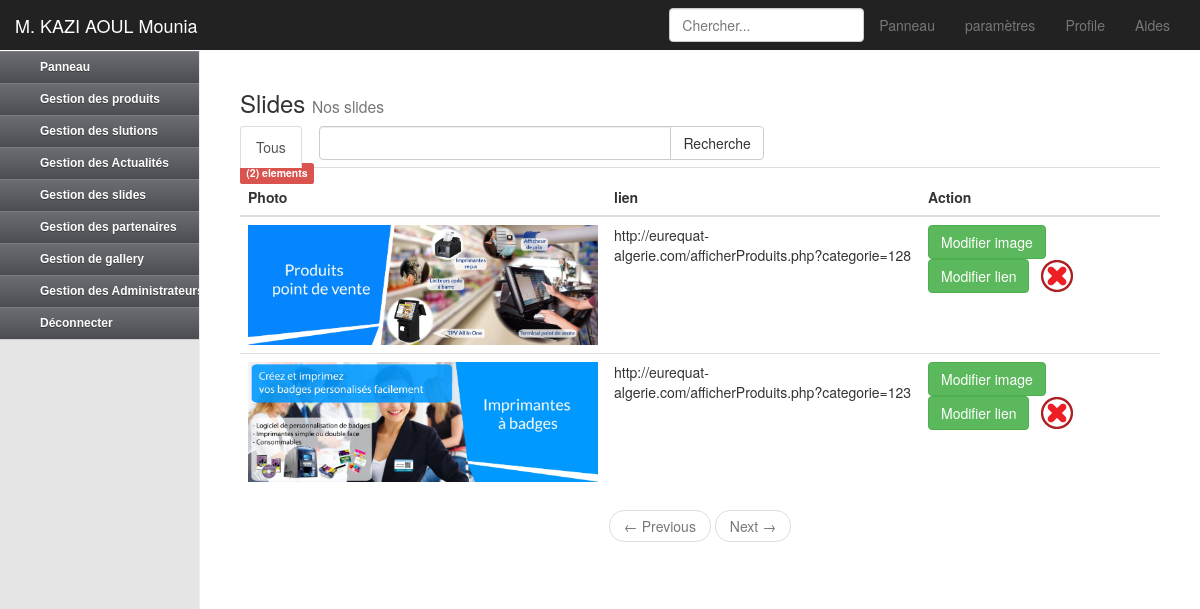
The page /admin/afficherSlide.php (signed in) on the database its author committed.
### tables this page shows
CREATE TABLE IF NOT EXISTS `slide` (
  `id_slide` int(11) NOT NULL AUTO_INCREMENT,
  `image_slide` varchar(100) NOT NULL,
  `lien_slide` varchar(100) NOT NULL,
  `date_slide` timestamp NOT NULL DEFAULT CURRENT_TIMESTAMP ON UPDATE CURRENT_TIMESTAMP,
  PRIMARY KEY (`id_slide`)
);

### admin/afficherSlide.php (the view, shortened to what this page needs)
<?php
if(isset($_POST['recherche']))
{
$g=$_POST['testeRecherche'];
}
elseif(isset($_GET['g'])) $g=$_GET['g'];
else $g="KFTM0CF1K";
if(isset($_GET['o'])) $p=$_GET['o'];
else $p=0;
?>
   <div class="text-left" href="#slide">
	<h3>Slides <small>Nos slides</small></h3>
	<ul class="nav nav-tabs" role="tablist">
			<li class="<?php  if ($g=="KFTM0CF1K") echo "active"; else echo " "; ?>"><a href="afficherSlide.php?g=KFTM0CF1K#slide">Tous</a></li>
			  <form action="afficherSlide.php#slide" method="POST">
				<div class="row">
				<div class="col-lg-6">
				<div class="input-group">
				  <input type="text" name="testeRecherche" class="form-control" value="<?php if(isset($_POST['testeRecherche'])) echo $_POST['testeRecherche']; else echo ""; ?>">
				  <span class="input-group-btn">
					<input type="submit" class="btn btn-default" name="recherche" value="Recherche">
				  </span>
				</div>
				</div>
				</div>
			 </form>
	</ul>
	<table class="table table-hover">
		<thead>
			<tr>
				<th class="">Photo</th>
				<th class="">lien</th>
				<th class="" style="width: 240px;">Action</th>
			</tr>
		</thead>
		<tbody>
		<?php
		if($g=="KFTM0CF1K")
		{
		$f=4;
		$getNbrSlide = mysql_query("SELECT * FROM slide ") or die(mysql_error());
		$getSlide = mysql_query("SELECT * FROM slide ORDER BY date_slide DESC LIMIT $p, $f " ) or die(mysql_error());
		$nombreResultat=mysql_num_rows($getNbrSlide);
		}
		else
		{
		$f=4;
		$getNbrSlide = mysql_query("SELECT * FROM slide WHERE lien_slide LIKE '%".$g."%' ") or die(mysql_error());
		$getSlide = mysql_query("SELECT * FROM slide WHERE lien_slide  LIKE '%".$g."%'  ORDER BY date_slide DESC LIMIT $p, $f") or die(mysql_error());
		$nombreResultat=mysql_num_rows($getNbrSlide);
		}
			while($slide= mysql_fetch_array($getSlide))
			{
				$IDSlide = $slide['id_slide'];
				$imageSlide = $slide['image_slide'];
				$lienSlide = $slide['lien_slide'];
		?>
		<form action="afficherSlide.php?g=<?php echo $g; ?>&o=<?php echo $p; ?>#slide" method="POST" >
		<tr>
			<td><img  src="../image/slider/<?php echo $imageSlide;?>" width="350px;" height="120;"></td>
			<td><?php echo $lienSlide;?></td>
			<td>
				<button type="button" class="btn btn-success" onclick="window.location.replace('modifierPhotoSlide.php?monpro=<?php echo $IDSlide; ?>#slide');" >Modifier image</button> &nbsp;
				<button type="button" class="btn btn-success" onclick="$('#mod<?php echo $IDSlide; ?>').toggle('slow');">Modifier lien</button> &nbsp;
				<img  src="images/del.png" onclick="$('#sup<?php echo $IDSlide; ?>').toggle('slow');" style="cursor: pointer;" />
			</td>
		</tr>
		</form>
		<?php
			}
			if($p==0) $classPager="disabled"; else $classPager=""  ;
			if($p+4>$nombreResultat-1) $classPager1="disabled"; else $classPager1=""  ;
		?>
		<span class="label label-danger">(<?php echo $nombreResultat?>) elements</span>
		</tbody>
	</table>
<nav>
  <ul class="pager">
    <li class="<?php echo $classPager;?>"><a href="afficherSlide.php?g=<?php echo $g?>&o=<?php $o=$p-4; if ($o<0) {$o=0; echo $o;} else echo $o;?>#slide" ><span aria-hidden="true">&larr;</span> Previous</a></li>
    <li class="<?php echo $classPager1;?>"><a href="afficherSlide.php?g=<?php echo $g?>&o=<?php $o=$p+4; if ($o >$nombreResultat-1) {$o=$p; echo $o;} else echo $o;?>#slide">Next <span aria-hidden="true">&rarr;</span></a></li>
  </ul>
</nav>
</div>
<?php include('footer.php'); ?>

### admin/css/dashboard.css (style rules this page uses)
body { padding-top: 50px; }

### admin/css/supplement.css (style rules this page uses)
body { background:url(img/bg.png) repeat;width:1200px;margin:0 auto }

### rows shown on the page
slide: image_slide (picture), lien_slide "http://eurequat-algerie.com/afficherProduits.php?categorie=128"
slide: image_slide (picture), lien_slide "http://eurequat-algerie.com/afficherProduits.php?categorie=123"

### other values the page prints
$_SESSION["NOM_ADMIN_VAL"] "KAZI AOUL"
$_SESSION["PRENOM_ADMIN_VAL"] "Mounia"
$nombreResultat "2"
